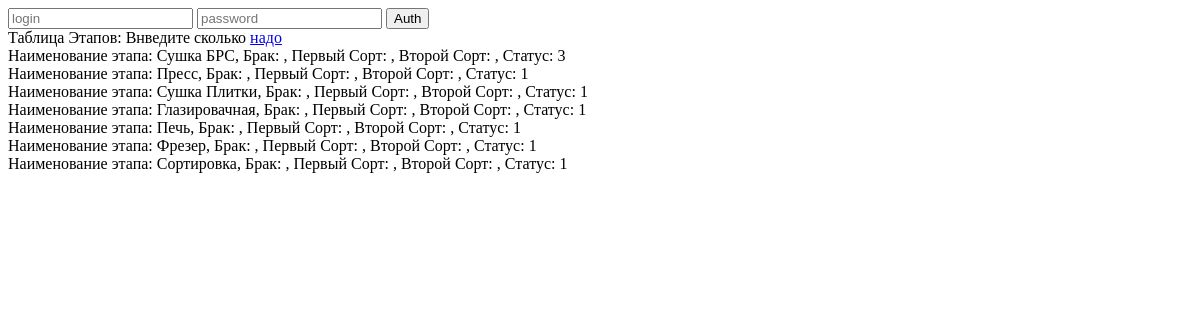
/Practica/Practica/stage.php, run on an earlier commit of the app's database.
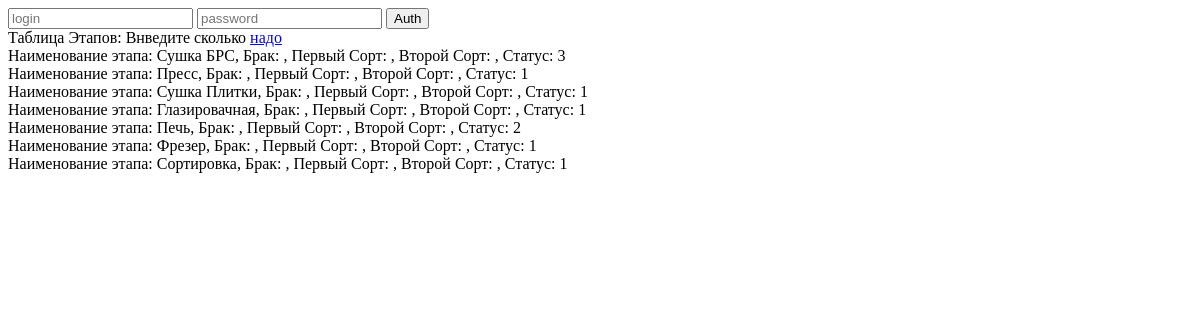
And on a later commit of the database.
### Practica/Practica/stage.php (the view, shortened to what this page needs)
<?php
require_once 'header.php';
$sql = "SELECT * FROM этапы_производства";
$result = $conn->query($sql);
if ($result->num_rows > 0) {
    echo "Таблица Этапов: Внведите сколько <a href='form.php'>надо</a><br>";
    while ($row = $result->fetch_assoc()) {
        echo "Наименование этапа: " . $row["Наименование_этапа"] . ", Брак: " . $row["Брак"] . ", Первый Сорт: " . $row["1_Сорт"] . ", Второй Сорт: " . $row["2_Сорт"].  ", Статус: " . $row["ID_Статуса"]. "<br>" ;
    }
} else {
    echo "Нет данных в таблице Материалы.";
}
?>

What changed in the data, as far as the page shows it:
changed этапы_производства "Печь": ID_Статуса "1" → "2"
